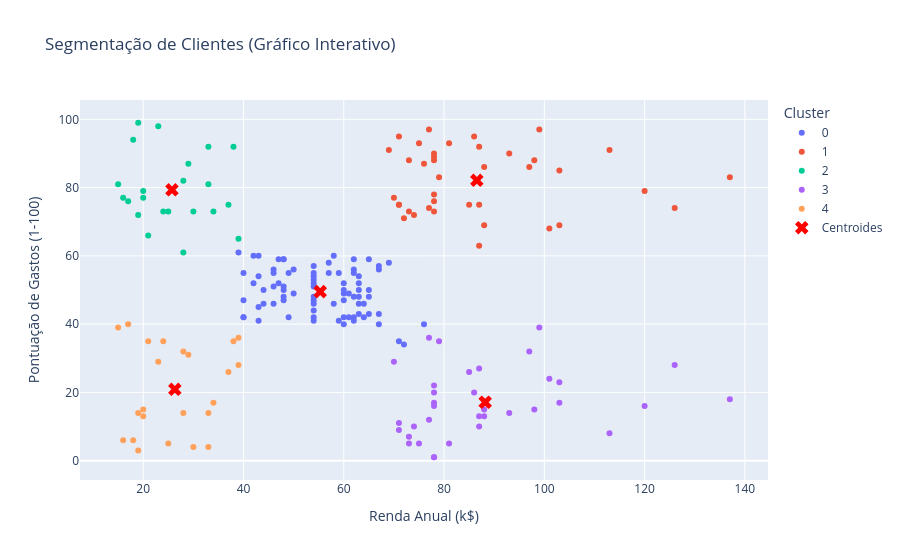

Source (notebook cell):
### Markdown cell above
### 4.1 Treinamento do Modelo Final

O gráfico do Método do Cotovelo mostra uma clara "quebra" (cotovelo) no ponto **K=5**. Após K=5, a redução na inércia (WCSS) diminui drasticamente, indicando que adicionar mais clusters não traz um ganho significativo.

Portanto, vamos treinar nosso modelo final com **K=5**.

### Code cell
# --- Passo 9: 
# Treinamento Final e Visualização dos Clusters

K_ideal = 5

print(f"Treinando modelo final com K={K_ideal}...")

# 1. Inicializar e treinar o modelo final
kmeans = KMeans(
    n_clusters=K_ideal, 
    init='k-means++', 
    random_state=42, 
    n_init=10
)

# fit_predict() treina o modelo e retorna o cluster de cada ponto
clusters = kmeans.fit_predict(features_scaled)

# 2. Adicionar os rótulos dos clusters ao DataFrame original
df['Cluster'] = clusters

print("DataFrame com os clusters atribuídos:")
display(df.head())

# 3. Visualizar os clusters
plt.figure(figsize=(12, 8))
sns.scatterplot(
    data=df, 
    x='Annual Income (k$)', 
    y='Spending Score (1-100)', 
    hue='Cluster',       # Colorir os pontos pelo cluster
    palette='viridis',   # Um bom mapa de cores
    s=100,               # Tamanho dos pontos
    alpha=0.7,
    legend='full'
)

# 4. Plotar os Centroides (os "centros" de cada cluster)
centers_scaled = kmeans.cluster_centers_
centers = scaler.inverse_transform(centers_scaled) # Reverte a escala para plotar

plt.scatter(
    centers[:, 0], centers[:, 1], 
    c='red',         # Cor dos centroides
    s=250,           # Tamanho
    marker='X',      # Marcador
    label='Centroides'
)

plt.title('Segmentação de Clientes (Renda vs. Pontuação)', fontsize=16)
plt.xlabel('Renda Anual (k$)', fontsize=12)
plt.ylabel('Pontuação de Gastos (1-100)', fontsize=12)
plt.legend(loc='best')
plt.grid(True, linestyle='--', alpha=0.5)

# Salvar o gráfico final
try:
    plt.savefig(CLUSTER_PLOT_FILE, dpi=300)
    print(f"Gráfico de clusters salvo com sucesso em: {CLUSTER_PLOT_FILE}")
except Exception as e:
    print(f"Erro ao salvar o gráfico de clusters: {e}")


# Exibe o gráfico no notebook
plt.show()

# -------------------#

print("Gerando gráfico de clusters interativo com Plotly...")

# Para o Plotly, é melhor tratar o cluster como um 'texto' (categórico)
df_plotly = df.copy()
df_plotly['Cluster'] = df_plotly['Cluster'].astype(str)

# Criar os centroides como um DataFrame separado para plotar
# (A variável 'centers' foi criada na Célula 15)
centers_df = pd.DataFrame(centers, columns=['Annual Income (k$)', 'Spending Score (1-100)'])
centers_df['Cluster'] = 'Centroide' # Damos um nome para eles

# --- ESTA É A MUDANÇA (PARÂMETRO 'labels') ---
# Criamos um dicionário para traduzir os nomes das colunas
labels_traduzidos = {
    'Annual Income (k$)': 'Renda Anual (k$)',
    'Spending Score (1-100)': 'Pontuação de Gastos (1-100)',
    'Age': 'Idade',
    'Genre': 'Gênero'
}
# --- FIM DA MUDANÇA ---


# 1. Criar a figura base com os clientes
fig = px.scatter(
    data_frame=df_plotly,
    x='Annual Income (k$)',
    y='Spending Score (1-100)',
    color='Cluster',  # Cor por cluster (igual ao 'hue' do seaborn)
    title='Segmentação de Clientes (Gráfico Interativo)',
    
    # Mostra os dados de Idade e Gênero no tooltip
    hover_data=['Age', 'Genre'],
    
    # Força a ordem da legenda de 0 a 4
    category_orders={"Cluster": ["0", "1", "2", "3", "4"]},
    
    # --- APLICA A TRADUÇÃO ---
    labels=labels_traduzidos
)

# 2. Adicionar os centroides (marcadores 'X')
fig.add_scatter(
    x=centers_df['Annual Income (k$)'],
    y=centers_df['Spending Score (1-100)'],
    mode='markers',
    marker_symbol='x',
    marker_color='red',
    marker_size=12,
    name='Centroides' # Nome que aparece na legenda
)

# 3. Exibir o gráfico interativo
fig.show()

### Figure 1 — Plotly figure (JSON) as saved in the notebook; plotly's stock layout.template omitted (floating-point values rounded to 4 significant figures; data arrays with more than 128 entries replaced by an {"elided": "..."} marker saying what was removed)
{"data": [{"customdata": {"elided": "81x2 mixed values"}, "hovertemplate": "Cluster=0<br>Renda Anual (k$)=%{x}<br>Pontuação de Gastos (1-100)=%{y}<br>Idade=%{customdata[0]}<br>Gênero=%{customdata[1]}<extra></extra>", "legendgroup": "0", "marker": {"color": "#636efa", "symbol": "circle"}, "mode": "markers", "name": "0", "orientation": "v", "showlegend": true, "type": "scatter", "x": [39, 40, 40, 40, 40, 42, 42, 43, 43, 43, 43, 44, 44, 46, 46, 46, 46, 47, 47, 48, 48, 48, 48, 48, 48, 49, 49, 50, 50, 54, 54, 54, 54, 54, 54, 54, 54, 54, 54, 54, 54, 57, 57, 58, 58, 59, 59, 60, 60, 60, 60, 60, 60, 61, 61, 62, 62, 62, 62, 62, 62, 63, 63, 63, 63, 63, 63, 64, 64, 65, 65, 65, 65, 67, 67, 67, 67, 69, 71, 72, 76], "xaxis": "x", "y": [61, 55, 47, 42, 42, 52, 60, 54, 60, 45, 41, 50, 46, 51, 46, 56, 55, 52, 59, 51, 59, 50, 48, 59, 47, 55, 42, 49, 56, 47, 54, 53, 48, 52, 42, 51, 55, 41, 44, 57, 46, 58, 55, 60, 46, 55, 41, 49, 40, 42, 52, 47, 50, 42, 49, 41, 48, 59, 55, 56, 42, 50, 46, 43, 48, 52, 54, 42, 46, 48, 50, 43, 59, 43, 57, 56, 40, 58, 35, 34, 40], "yaxis": "y"}, {"customdata": [[39, "Male"], [31, "Female"], [40, "Male"], [38, "Male"], [39, "Male"], [31, "Female"], [29, "Female"], [32, "Male"], [35, "Female"], [32, "Male"], [32, "Female"], [28, "Male"], [32, "Female"], [34, "Male"], [39, "Male"], [38, "Female"], [27, "Female"], [30, "Female"], [30, "Female"], [29, "Female"], [31, "Female"], [36, "Female"], [33, "Female"], [32, "Male"], [28, "Male"], [36, "Male"], [30, "Female"], [27, "Male"], [35, "Male"], [32, "Female"], [29, "Female"], [30, "Male"], [28, "Male"], [36, "Female"], [32, "Female"], [38, "Female"], [35, "Female"], [32, "Male"], [30, "Male"]], "hovertemplate": "Cluster=1<br>Renda Anual (k$)=%{x}<br>Pontuação de Gastos (1-100)=%{y}<br>Idade=%{customdata[0]}<br>Gênero=%{customdata[1]}<extra></extra>", "legendgroup": "1", "marker": {"color": "#EF553B", "symbol": "circle"}, "mode": "markers", "name": "1", "orientation": "v", "showlegend": true, "type": "scatter", "x": [69, 70, 71, 71, 71, 72, 73, 73, 74, 75, 76, 77, 77, 78, 78, 78, 78, 78, 78, 79, 81, 85, 86, 87, 87, 87, 88, 88, 93, 97, 98, 99, 101, 103, 103, 113, 120, 126, 137], "xaxis": "x", "y": [91, 77, 95, 75, 75, 71, 88, 73, 72, 93, 87, 97, 74, 90, 88, 76, 89, 78, 73, 83, 93, 75, 95, 63, 75, 92, 86, 69, 90, 86, 88, 97, 68, 85, 69, 91, 79, 74, 83], "yaxis": "y"}, {"customdata": [[21, "Male"], [23, "Female"], [22, "Female"], [23, "Female"], [30, "Female"], [35, "Female"], [24, "Female"], [22, "Male"], [20, "Male"], [35, "Female"], [25, "Male"], [31, "Male"], [29, "Male"], [35, "Male"], [23, "Female"], [21, "Female"], [18, "Male"], [21, "Female"], [30, "Female"], [20, "Female"], [24, "Male"], [24, "Female"]], "hovertemplate": "Cluster=2<br>Renda Anual (k$)=%{x}<br>Pontuação de Gastos (1-100)=%{y}<br>Idade=%{customdata[0]}<br>Gênero=%{customdata[1]}<extra></extra>", "legendgroup": "2", "marker": {"color": "#00cc96", "symbol": "circle"}, "mode": "markers", "name": "2", "orientation": "v", "showlegend": true, "type": "scatter", "x": [15, 16, 17, 18, 19, 19, 20, 20, 21, 23, 24, 25, 28, 28, 29, 30, 33, 33, 34, 37, 38, 39], "xaxis": "x", "y": [81, 77, 76, 94, 72, 99, 77, 79, 66, 98, 73, 73, 82, 61, 87, 73, 92, 81, 73, 75, 92, 65], "yaxis": "y"}, {"customdata": [[23, "Female"], [59, "Male"], [47, "Male"], [20, "Male"], [44, "Female"], [19, "Male"], [57, "Female"], [25, "Male"], [48, "Male"], [34, "Female"], [43, "Male"], [44, "Female"], [47, "Female"], [37, "Male"], [34, "Male"], [56, "Female"], [19, "Male"], [50, "Male"], [42, "Male"], [36, "Female"], [40, "Male"], [36, "Male"], [52, "Female"], [58, "Male"], [59, "Male"], [37, "Female"], [46, "Male"], [41, "Female"], [54, "Female"], [41, "Female"], [34, "Female"], [33, "Male"], [47, "Female"], [45, "Female"], [32, "Male"]], "hovertemplate": "Cluster=3<br>Renda Anual (k$)=%{x}<br>Pontuação de Gastos (1-100)=%{y}<br>Idade=%{customdata[0]}<br>Gênero=%{customdata[1]}<extra></extra>", "legendgroup": "3", "marker": {"color": "#ab63fa", "symbol": "circle"}, "mode": "markers", "name": "3", "orientation": "v", "showlegend": true, "type": "scatter", "x": [70, 71, 71, 73, 73, 74, 75, 77, 77, 78, 78, 78, 78, 78, 78, 79, 81, 85, 86, 87, 87, 87, 88, 88, 93, 97, 98, 99, 101, 103, 103, 113, 120, 126, 137], "xaxis": "x", "y": [29, 11, 9, 5, 7, 10, 5, 12, 36, 22, 17, 20, 16, 1, 1, 35, 5, 26, 20, 27, 13, 10, 13, 15, 14, 32, 15, 39, 24, 17, 23, 8, 16, 28, 18], "yaxis": "y"}, {"customdata": [[19, "Male"], [20, "Female"], [31, "Female"], [35, "Female"], [64, "Male"], [67, "Male"], [58, "Female"], [37, "Male"], [35, "Female"], [52, "Male"], [35, "Male"], [46, "Female"], [54, "Female"], [45, "Female"], [40, "Female"], [60, "Male"], [53, "Male"], [49, "Female"], [42, "Female"], [36, "Female"], [65, "Female"], [48, "Male"], [49, "Female"]], "hovertemplate": "Cluster=4<br>Renda Anual (k$)=%{x}<br>Pontuação de Gastos (1-100)=%{y}<br>Idade=%{customdata[0]}<br>Gênero=%{customdata[1]}<extra></extra>", "legendgroup": "4", "marker": {"color": "#FFA15A", "symbol": "circle"}, "mode": "markers", "name": "4", "orientation": "v", "showlegend": true, "type": "scatter", "x": [15, 16, 17, 18, 19, 19, 20, 20, 21, 23, 24, 25, 28, 28, 29, 30, 33, 33, 34, 37, 38, 39, 39], "xaxis": "x", "y": [39, 6, 40, 6, 3, 14, 15, 13, 35, 29, 35, 5, 14, 32, 31, 4, 4, 14, 17, 26, 35, 36, 28], "yaxis": "y"}, {"marker": {"color": "red", "size": 12, "symbol": "x"}, "mode": "markers", "name": "Centroides", "type": "scatter", "x": [55.3, 86.54, 25.73, 88.2, 26.3], "y": [49.52, 82.13, 79.36, 17.11, 20.91]}], "layout": {"legend": {"title": {"text": "Cluster"}, "tracegroupgap": 0}, "title": {"text": "Segmentação de Clientes (Gráfico Interativo)"}, "xaxis": {"anchor": "y", "domain": [0, 1], "title": {"text": "Renda Anual (k$)"}}, "yaxis": {"anchor": "x", "domain": [0, 1], "title": {"text": "Pontuação de Gastos (1-100)"}}}}
